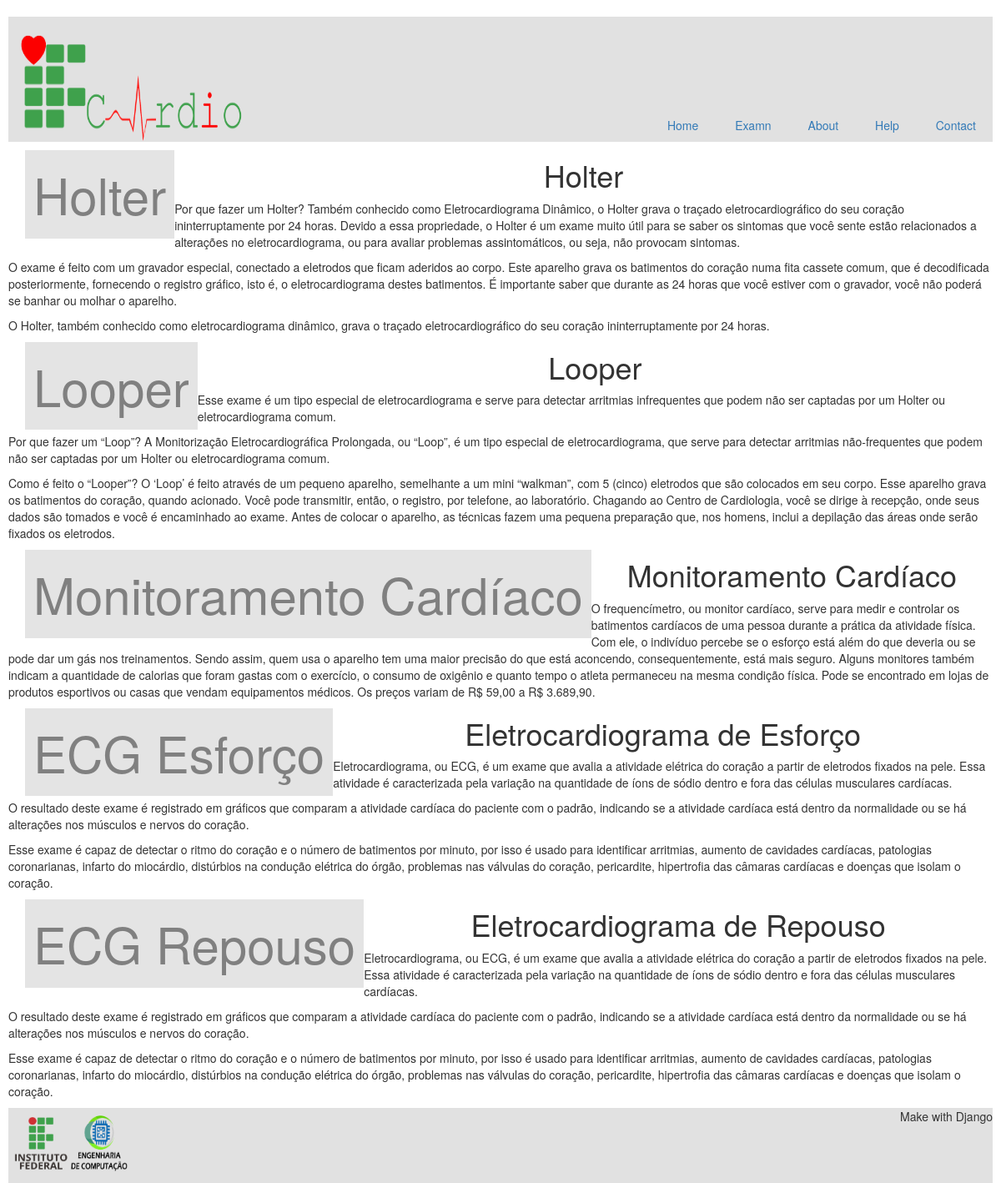
Page /examn/ on the committed database.
### charts/models.py (models this page shows, shortened)
class Examn(models.Model):
    examn_title = models.TextField(max_length=50)
    examn_content = models.ManyToManyField(Paragraph)

class Paragraph(models.Model):
    paragraph = models.TextField()

### charts/views.py (the view)
# urls.py: url(r'^examn/$', examn),
def examn(request):
    querySetMaster = Examn.objects.filter()
    return render(request, 'Examns_template.html',{'examns': querySetMaster})

### charts/templates/Examns_template.html (shortened to what this page needs)
<!DOCTYPE html>
{% load staticfiles %}
<html lang="en">
<head>
    <link rel="stylesheet" href="//maxcdn.bootstrapcdn.com/bootstrap/3.2.0/css/bootstrap.min.css">
    <link rel="stylesheet" href="//maxcdn.bootstrapcdn.com/bootstrap/3.2.0/css/bootstrap-theme.min.css">
    <link rel="stylesheet" href="{% static 'src/Examns_stl.css' %}">
    <link rel="stylesheet" href="{% static 'css/HOME_stilys.css' %}">
</head>
<body>
    <header class="top">
        <nav class="menu-opcoes">
            <ul>
                <li><a href="/home">Home</a></li>
                <li><a href="/examn">Examn</a></li>
                <li><a href="/about">About</a></li>
                <li><a href="/help">Help</a></li>
                <li><a href="/contact">Contact</a></li>
            </ul>
        </nav>
        <h1><img src="{% static 'img/logoIFcardio.png' %}" alt="IFcardio" id="ifcardio"></h1>
    </header>
    {% for i in examns %}
        {% if i.examn_title.upper == "ELETROCARDIOGRAMA DE ESFORÇO" %}
            <a href="/looper" class="button-examn"><button>ECG Esforço</button></a>
        {% elif i.examn_title.upper == "ELETROCARDIOGRAMA DE REPOUSO" %}
            <a href="/looper" class="button-examn"><button>ECG Repouso</button></a>
        {% else %}
            <a href="/looper" class="button-examn"><button>{{i.examn_title}}</button></a>
        {% endif %}
        <h1 class="title-examn">{{i.examn_title}}</h1>
        {% for j in i.examn_content.filter %}
            <p class="paragraph-examn">    {{j.paragraph}}</p>
        {% endfor %}
    {% endfor %}
    <footer class="rodape">
        <img src="{% static 'img/rodape_Template.png' %}" alt="IFPB Engenharia de computação" id="if_Eng">
        <p id="make"> Make with Django</p>
    </footer>
</body>
</html>

### charts/static/src/Examns_stl.css (style rules this page uses)
.button-examn { text-transform: uppercase; float: left; padding-left: 20px; }
.button-examn button { background-color: #e4e4e4; color: gray; font-size:60px; border:none; padding:10px; cursor: pointer; display:inline-block; text-decoration: none; }
.button-examn { float: left; }
.title-examn { text-align: center; }

### about/static/css/HOME_stilys.css (style rules this page uses)
header { position: relative; background-color: #e1e1e1; }
.menu-opcoes ul li { display: inline; margin-left: 20px; padding-right: 20px; }
.menu-opcoes { position: absolute; bottom: 0px; right: 0px; }
#ifcardio { width: 300px; height: 150px; }
body { background-color: white; padding-left: 10px; padding-right: 10px; }
#if_Eng { width: 150px; height: 80px; clear: inherit; }
footer { background-color: #e1e1e1; padding-bottom: 10px; clear: both; }
#make { float: right; }

### rows in the picture
Examn: examn_title "Holter"
Paragraph: paragraph "Por que fazer um Holter? Também conhecido como Eletrocardiograma Dinâmico, o Holter grava o traçado eletrocardiográfico do seu coração ininterruptamente por 24 horas. Devido a essa propriedade, o Holter é um exame muito útil para se saber os sintomas que você sente estão relacionados a alterações no eletrocardiograma, ou para avaliar problemas assintomáticos, ou seja, não provocam sintomas."
Paragraph: paragraph "O exame é feito com um gravador especial, conectado a eletrodos que ficam aderidos ao corpo. Este aparelho grava os batimentos do coração numa fita cassete comum, que é decodificada posteriormente, fornecendo o registro gráfico, isto é, o eletrocardiograma destes batimentos. É importante saber que durante as 24 horas que você estiver com o gravador, você não poderá se banhar ou molhar o aparelho."
Paragraph: paragraph "O Holter, também conhecido como eletrocardiograma dinâmico, grava o traçado eletrocardiográfico do seu coração ininterruptamente por 24 horas."
Examn: examn_title "Looper"
Paragraph: paragraph "Esse exame é um tipo especial de eletrocardiograma e serve para detectar arritmias infrequentes que podem não ser captadas por um Holter ou eletrocardiograma comum."
Paragraph: paragraph "Por que fazer um “Loop”? A Monitorização Eletrocardiográfica Prolongada, ou “Loop”, é um tipo especial de eletrocardiograma, que serve para detectar arritmias não-frequentes que podem não ser captadas por um Holter ou eletrocardiograma comum."
Paragraph: paragraph "Como é feito o “Looper”? O ‘Loop’ é feito através de um pequeno aparelho, semelhante a um mini “walkman”, com 5 (cinco) eletrodos que são colocados em seu corpo. Esse aparelho grava os batimentos do coração, quando acionado. Você pode transmitir, então, o registro, por telefone, ao laboratório. Chagando ao Centro de Cardiologia, você se dirige à recepção, onde seus dados são tomados e você é encaminhado ao exame. Antes de colocar o aparelho, as técnicas fazem uma pequena preparação que, nos homens, inclui a depilação das áreas onde serão fixados os eletrodos."
Examn: examn_title "Monitoramento Cardíaco"
Paragraph: paragraph "O frequencímetro, ou monitor cardíaco, serve para medir e controlar os batimentos cardíacos de uma pessoa durante a prática da atividade física. Com ele, o indivíduo percebe se o esforço está além do que deveria ou se pode dar um gás nos treinamentos. Sendo assim, quem usa o aparelho tem uma maior precisão do que está aconcendo, consequentemente, está mais seguro. Alguns monitores também indicam a quantidade de calorias que foram gastas com o exercício, o consumo de oxigênio e quanto tempo o atleta permaneceu na mesma condição física. Pode se encontrado em lojas de produtos esportivos ou casas que vendam equipamentos médicos. Os preços variam de R$ 59,00 a R$ 3.689,90."
Examn: shows "ECG Esforço", examn_title "Eletrocardiograma de Esforço"
Paragraph: paragraph "Eletrocardiograma, ou ECG, é um exame que avalia a atividade elétrica do coração a partir de eletrodos fixados na pele. Essa atividade é caracterizada pela variação na quantidade de íons de sódio dentro e fora das células musculares cardíacas."
Paragraph: paragraph "O resultado deste exame é registrado em gráficos que comparam a atividade cardíaca do paciente com o padrão, indicando se a atividade cardíaca está dentro da normalidade ou se há alterações nos músculos e nervos do coração."
Paragraph: paragraph "Esse exame é capaz de detectar o ritmo do coração e o número de batimentos por minuto, por isso é usado para identificar arritmias, aumento de cavidades cardíacas, patologias coronarianas, infarto do miocárdio, distúrbios na condução elétrica do órgão, problemas nas válvulas do coração, pericardite, hipertrofia das câmaras cardíacas e doenças que isolam o coração."
Examn: shows "ECG Repouso", examn_title "Eletrocardiograma de Repouso"
